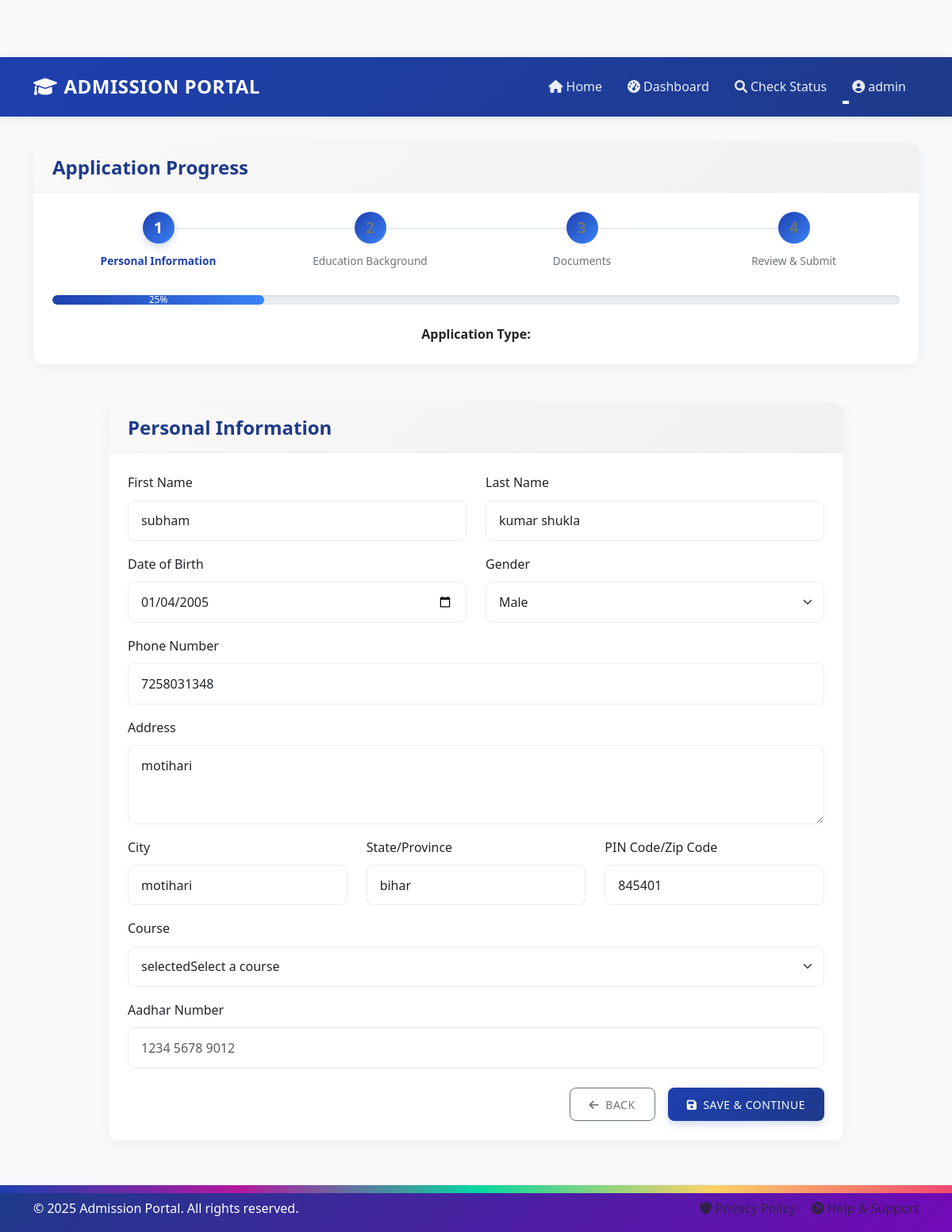
/application/1/personal/ (signed in), run on the app's committed database.
### applications/models.py (models this page shows, shortened)
class Application(models.Model):
    user = models.ForeignKey(User, on_delete=models.CASCADE, related_name='applications')
    application_type = models.CharField(max_length=50)
    status = models.CharField(
        max_length=20,
        choices=ApplicationStatus.choices,
        default=ApplicationStatus.DRAFT
    )
    course = models.ForeignKey(Course, on_delete=models.SET_NULL, null=True, blank=True, related_name='applications')
    first_name = models.CharField(max_length=100, blank=True, null=True)
    last_name = models.CharField(max_length=100, blank=True, null=True)
    date_of_birth = models.DateField(blank=True, null=True)
    gender = models.CharField(max_length=20, blank=True, null=True)
    phone = models.CharField(max_length=20, blank=True, null=True)
    address = models.TextField(blank=True, null=True)
    city = models.CharField(max_length=100, blank=True, null=True)
    state = models.CharField(max_length=100, blank=True, null=True)
    pincode = models.CharField(max_length=10, blank=True, null=True)
    aadhar_no = models.CharField(max_length=14, blank=True, null=True)
    highest_qualification = models.CharField(max_length=100, blank=True, null=True)
    board_university = models.CharField(max_length=100, blank=True, null=True)
    year_of_passing = models.IntegerField(blank=True, null=True)
    percentage_marks = models.FloatField(blank=True, null=True)
    created_at = models.DateTimeField(auto_now_add=True)
    updated_at = models.DateTimeField(auto_now=True)
    submitted_at = models.DateTimeField(blank=True, null=True)
    application_number = models.CharField(max_length=20, unique=True, blank=True, null=True)

### applications/views.py (the view)
# urls.py: path('application/<int:application_id>/personal/', views.personal_info, name='personal_info'),
@login_required
def personal_info(request, application_id):
    application = get_object_or_404(Application, id=application_id, user=request.user)
    if application.status != ApplicationStatus.DRAFT:
        messages.warning(request, 'Cannot edit application after submission.')
        return redirect('dashboard')
    if request.method == 'POST':
        form = PersonalInfoForm(request.POST, instance=application)
        if form.is_valid():
            form.save()
            messages.success(request, 'Personal information saved successfully!')
            return redirect('education_info', application_id=application.id)
    else:
        form = PersonalInfoForm(instance=application)
    photo_document = application.documents.filter(document_type='photo').first()
    return render(request, 'applications/personal_info.html', {
        'title': 'Personal Information',
        'form': form,
        'application': application,
        'photo_document': photo_document
    })

### django_templates/applications/personal_info.html (shortened to what this page needs)
{% extends 'base.html' %}
{% block content %}
<div class="row">
    <div class="col-12 mb-4">
        <div class="card fade-in">
            <div class="card-header">
                <h4 class="mb-0">Application Progress</h4>
            </div>
            <div class="card-body">
                <div class="step-indicator">
                    <div class="step active" id="stepPersonal">
                        <div class="step-number">1</div>
                        <div class="step-label">Personal Information</div>
                    </div>
                    <div class="step" id="stepEducation">
                        <div class="step-number">2</div>
                        <div class="step-label">Education Background</div>
                    </div>
                    <div class="step" id="stepDocuments">
                        <div class="step-number">3</div>
                        <div class="step-label">Documents</div>
                    </div>
                    <div class="step" id="stepReview">
                        <div class="step-number">4</div>
                        <div class="step-label">Review & Submit</div>
                    </div>
                </div>
                <div class="progress-container">
                    <div class="progress">
                        <div class="progress-bar" id="applicationProgress" role="progressbar" style="width: 25%;"
                             aria-valuenow="25" aria-valuemin="0" aria-valuemax="100">25%</div>
                    </div>
                </div>
                <div class="text-center">
                    <p class="mb-0"><strong>Application Type:</strong> {{ application.get_application_type_display }}</p>
                </div>
            </div>
        </div>
    </div>
</div>
<div class="row justify-content-center">
    <div class="col-md-10">
        <div class="card fade-in">
            <div class="card-header">
                <h4 class="mb-0">Personal Information</h4>
            </div>
            <div class="card-body p-4">
                <form method="post" class="needs-validation" novalidate>
                    <div class="row mb-3">
                        <div class="col-md-6">
                            <label for="first_name" class="form-label">First Name</label>
                            <input type="text" class="form-control" id="first_name" name="first_name" required
                                  placeholder="Enter your first name" value="{{ form.first_name.value|default:'' }}">
                        </div>
                        <div class="col-md-6">
                            <label for="last_name" class="form-label">Last Name</label>
                            <input type="text" class="form-control" id="last_name" name="last_name" required
                                  placeholder="Enter your last name" value="{{ form.last_name.value|default:'' }}">
                        </div>
                    </div>
                    <div class="row mb-3">
                        <div class="col-md-6">
                            <label for="date_of_birth" class="form-label">Date of Birth</label>
                            <input type="date" class="form-control" id="date_of_birth" name="date_of_birth" required
                                  value="{{ form.date_of_birth.value|date:'Y-m-d'|default:'' }}">
                        </div>
                        <div class="col-md-6">
                            <label for="gender" class="form-label">Gender</label>
                            <select class="form-select" id="gender" name="gender" required>
                                <option value="male" {% if form.gender.value == 'male' %}selected{% endif %}>Male</option>
                            </select>
                        </div>
                    </div>
                    <div class="mb-3">
                        <label for="phone" class="form-label">Phone Number</label>
                        <input type="tel" class="form-control" id="phone" name="phone" required
                              placeholder="Enter your phone number" value="{{ form.phone.value|default:'' }}">
                    </div>
                    <div class="mb-3">
                        <label for="address" class="form-label">Address</label>
                        <textarea class="form-control" id="address" name="address" rows="3" required
                                 placeholder="Enter your full address">{{ form.address.value|default:'' }}</textarea>
                    </div>
                    <div class="row mb-3">
                        <div class="col-md-4">
                            <label for="city" class="form-label">City</label>
                            <input type="text" class="form-control" id="city" name="city" required
                                  placeholder="Enter city" value="{{ form.city.value|default:'' }}">
                        </div>
                        <div class="col-md-4">
                            <label for="state" class="form-label">State/Province</label>
                            <input type="text" class="form-control" id="state" name="state" required
                                  placeholder="Enter state" value="{{ form.state.value|default:'' }}">
                        </div>
                        <div class="col-md-4">
                            <label for="pincode" class="form-label">PIN Code/Zip Code</label>
                            <input type="text" class="form-control" id="pincode" name="pincode" required
                                  placeholder="Enter PIN code" value="{{ form.pincode.value|default:'' }}">
                        </div>
                    </div>
                    <div class="mb-3">
                        <label for="course" class="form-label">Course</label>
                        <select class="form-select" id="course" name="course">
                            <option value="">{% if not form.course.value %}selected{% endif %}Select a course</option>
                        </select>
                    </div>
                    <div class="mb-3">
                        <label for="aadhar_no" class="form-label">Aadhar Number</label>
                        <input type="text" class="form-control" id="aadhar_no" name="aadhar_no" maxlength="14"
                               placeholder="1234 5678 9012" value="{{ form.aadhar_no.value|default:'' }}">
                    </div>
                    <div class="d-grid gap-2 d-md-flex justify-content-md-end mt-4">
                        <a href="{% url 'dashboard' %}" class="btn btn-outline-secondary me-md-2">
                            <i class="fas fa-arrow-left me-2"></i>Back
                        </a>
                        <button type="submit" class="btn btn-primary">
                            <i class="fas fa-save me-2"></i>Save & Continue
                        </button>
                    </div>
                </form>
            </div>
        </div>
    </div>
</div>
{% endblock %}

### django_templates/base.html (shortened to what this page needs)
{% load static %}
<!DOCTYPE html>
<html lang="en">
<head>
    <link href="https://cdn.jsdelivr.net/npm/bootstrap@5.3.0-alpha1/dist/css/bootstrap.min.css" rel="stylesheet">
    <link href="https://cdnjs.cloudflare.com/ajax/libs/font-awesome/6.0.0/css/all.min.css" rel="stylesheet">
    <link href="{% static 'css/style.css' %}" rel="stylesheet">
</head>
<body>
    <nav class="navbar navbar-expand-lg navbar-dark">
        <div class="container">
            <a class="navbar-brand" href="{% url 'home' %}">
                <i class="fas fa-graduation-cap me-2"></i>Admission Portal
            </a>
            <div class="collapse navbar-collapse" id="navbarNav">
                <ul class="navbar-nav ms-auto">
                    <li class="nav-item">
                        <a class="nav-link" href="{% url 'home' %}">
                            <i class="fas fa-home me-1"></i>Home
                        </a>
                    </li>
                    {% if user.is_authenticated %}
                        <li class="nav-item">
                            <a class="nav-link" href="{% url 'dashboard' %}">
                                <i class="fas fa-tachometer-alt me-1"></i>Dashboard
                            </a>
                        </li>
                        <li class="nav-item">
                            <a class="nav-link" href="{% url 'check_status' %}">
                                <i class="fas fa-search me-1"></i>Check Status
                            </a>
                        </li>
                        <li class="nav-item dropdown">
                            <a class="nav-link dropdown-toggle" href="#" id="navbarDropdown" role="button"
                               data-bs-toggle="dropdown" aria-expanded="false">
                                <i class="fas fa-user-circle me-1"></i>{{ user.username }}
                            </a>
                        </li>
                    {% endif %}
                </ul>
            </div>
        </div>
    </nav>
    <div class="main-content">
        <div class="container">
            {% block content %}{% endblock %}
        </div>
    </div>
    <footer class="footer">
        <div class="container">
            <div class="row">
                <div class="col-md-6">
                    <p class="mb-0">&copy; 2025 Admission Portal. All rights reserved.</p>
                </div>
                <div class="col-md-6 text-md-end">
                    <a href="#" class="text-decoration-none text-muted me-3">
                        <i class="fas fa-shield-alt me-1"></i>Privacy Policy
                    </a>
                    <a href="/contact.html" class="text-decoration-none text-muted">
                        <i class="fas fa-question-circle me-1"></i>Help & Support
                    </a>
                </div>
            </div>
        </div>
    </footer>
</body>
</html>

### django_templates/base.html (style rules this page uses)
:root { --primary-color: #1e40af; --primary-dark: #1e3a8a; --primary-light: #3b82f6; --accent-color: #f59e0b; }
body { font-family: 'Nunito', 'Segoe UI', sans-serif; background-color: #f8f9fa; color: #333; min-height: 100vh; display: flex; flex-direction: column; }
.navbar { background: linear-gradient(135deg, var(--primary-color), var(--primary-dark)); box-shadow: 0 2px 10px rgba(0, 0, 0, 0.1); }
.navbar-brand { font-weight: bold; font-size: 1.5rem; }
.card { border: none; border-radius: 12px; box-shadow: 0 5px 15px rgba(0, 0, 0, 0.05); transition: transform 0.3s, box-shadow 0.3s; margin-bottom: 1.5rem; }
.card-header { background: linear-gradient(135deg, #f9f9f9, #f0f0f0); border-radius: 12px 12px 0 0 !important; border-bottom: 1px solid #eaeaea; padding: 1rem 1.5rem; }
.btn-primary { background: linear-gradient(135deg, var(--primary-color), var(--primary-dark)); border: none; box-shadow: 0 4px 10px rgba(30, 64, 175, 0.2); transition: all 0.3s; }
.main-content { flex: 1; padding: 2rem 0; }
.footer { margin-top: auto; background-color: #f8f9fa; border-top: 1px solid #eaeaea; padding: 1rem 0; }
.step-indicator { display: flex; justify-content: space-between; margin-bottom: 2rem; }
.step { flex: 1; text-align: center; position: relative; padding: 0 10px; }
.step-number { background-color: #e9ecef; color: #6c757d; width: 40px; height: 40px; border-radius: 50%; display: flex; align-items: center; justify-content: center; margin: 0 auto 10px; font-weight: bold; position: relative; z-index: 2; transition: all 0.3s; }
.step.active .step-number { background-color: var(--primary-color); color: white; box-shadow: 0 4px 10px rgba(30, 64, 175, 0.2); }
.step-label { font-size: 0.85rem; color: #6c757d; transition: all 0.3s; }
.step.active .step-label { color: var(--primary-color); font-weight: bold; }
.step:not(:last-child)::after { content: ''; position: absolute; top: 20px; right: -50%; width: 100%; height: 2px; background-color: #e9ecef; z-index: 1; }
.progress-container { margin: 1.5rem 0; }
.fade-in { animation: fadeIn 0.5s ease-in-out; }

### data on the page
Application: first_name "subham", last_name "kumar shukla", date_of_birth "01/04/2005", gender "Male", phone "7258031348", address "motihari", city "motihari", state "bihar", pincode "845401"

### other printed values
{{ user.username }} "admin"
